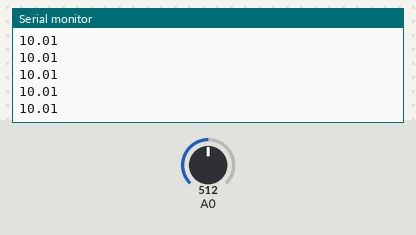
The sketch below on a simulated Arduino Uno, built with avr-gcc and run on an emulated ATmega328P. Parts: the last lines printed to the serial monitor. Inputs (shaded band) come from the test bench; at power-on: A0 = 512.

Above: at 1.2 s.
1.3 s: A0 set to 716
At 1.33 s:
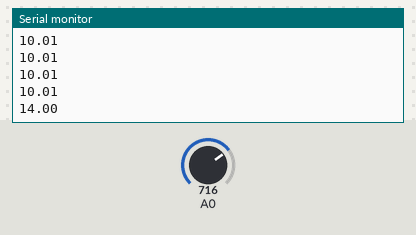
2.8 s: A0 set to 900
At 2.8 s:
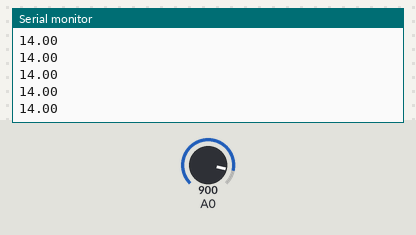
Timing chart, 0 to 5.8 s (numbered marks = the images above; inputs shaded):
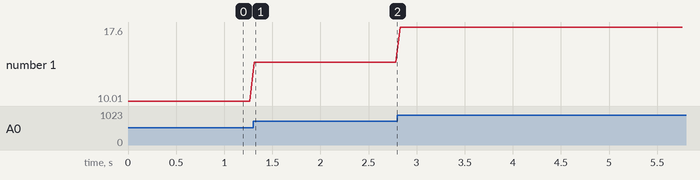

The sketch:

sketch_oct22b.ino
```cpp
void setup() {
  Serial.begin(115200);   // initialize serial communication at 9600 BPS
}

void loop() {
    int sensorValue = analogRead(A0);   // read the input on analog pin 0
    float voltage = sensorValue * (20.0 / 1023.0);   // Convert the analog reading (which goes from 0 - 1023) to a voltage (0 - 5V)
    Serial.println(voltage);   // print out the value you read
    delay(50);
}
```

Measured:
- after the input at 1.3 s, the serial monitor: prints a new line at once (image 1)
- plotted number 1: 10.01 → 14 after the input at 1.3 s, 14 → 17.6 after the input at 2.8 s
